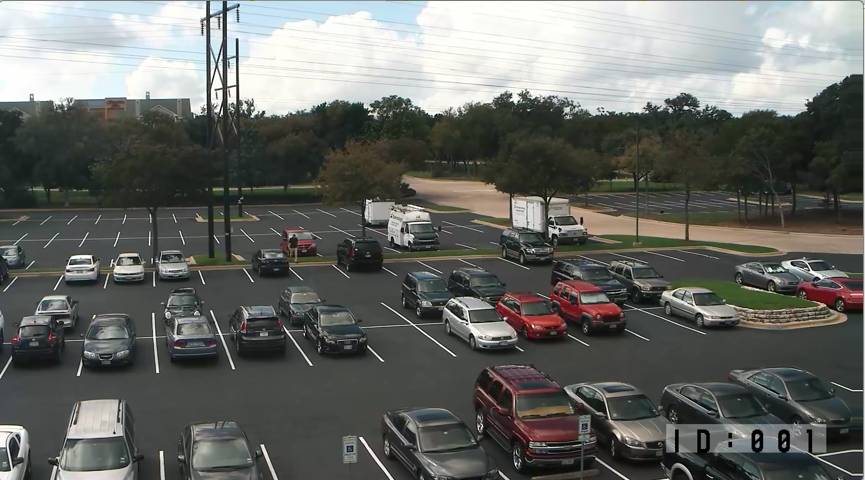
#> input picture images/parking_lot_1.png, 865 x 480 px
$ python -i main.py   (imports and definitions only)
#> lines starting #> are read from the running program, lines starting #| are printed output that depends on the picture; after the words box and inside, x2 and y2 are one past the last pixel; in counts of white or black regions, pixels touching at a corner belong together
#> further down, picture is the input picture: shape (480, 865, 3); mean B, G, R 102, 106, 104.1
import cv2 as cv
import cvzone
import pickle
import numpy as np

# [2 lines not run here, left out]

path = './videos/parking_lot_1.mp4'
# [1 line not run here, left out]

width, height = 40, 50


def preProcessing(img):
    imgGray = cv.cvtColor(img, cv.COLOR_BGR2GRAY)
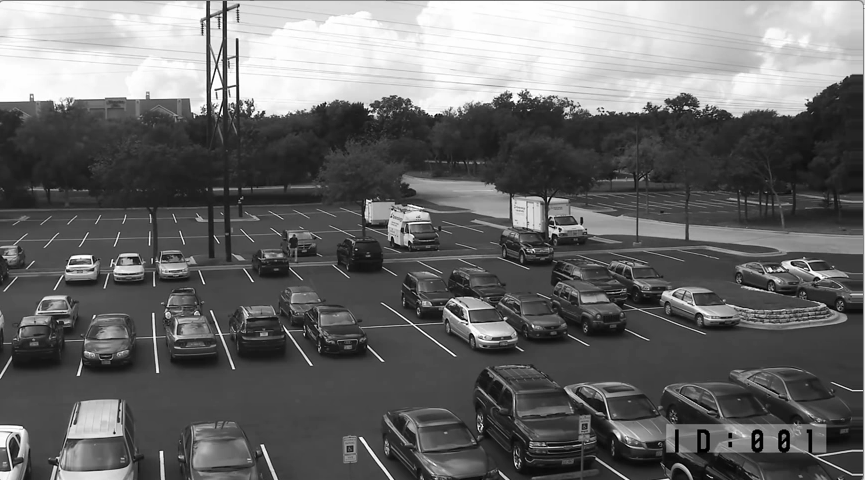
#> imgGray: shape (480, 865); min 0, max 255, mean 105
    imgBlur = cv.GaussianBlur(imgGray, (5,5), 1)
    imgTreshHold = cv.adaptiveThreshold(imgBlur, 255, cv.ADAPTIVE_THRESH_GAUSSIAN_C, cv.THRESH_BINARY_INV, 25, 16)
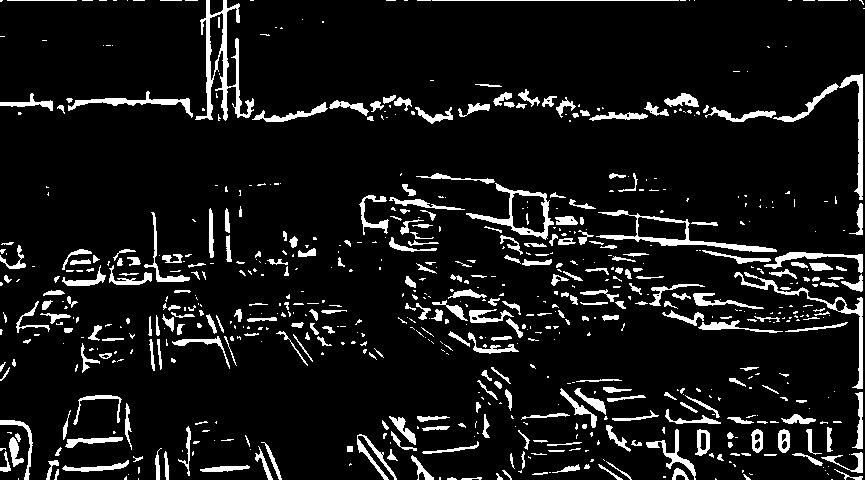
#> imgTreshHold: shape (480, 865); 8.9% white; 702 white regions (399 under 20 px), largest, box (x1, y1, x2, y2) and area: (195, 0, 254, 121) 1833, (596, 210, 777, 252) 1173, (773, 74, 863, 200) 1115
    imgMedian = cv.medianBlur(imgTreshHold, 3)
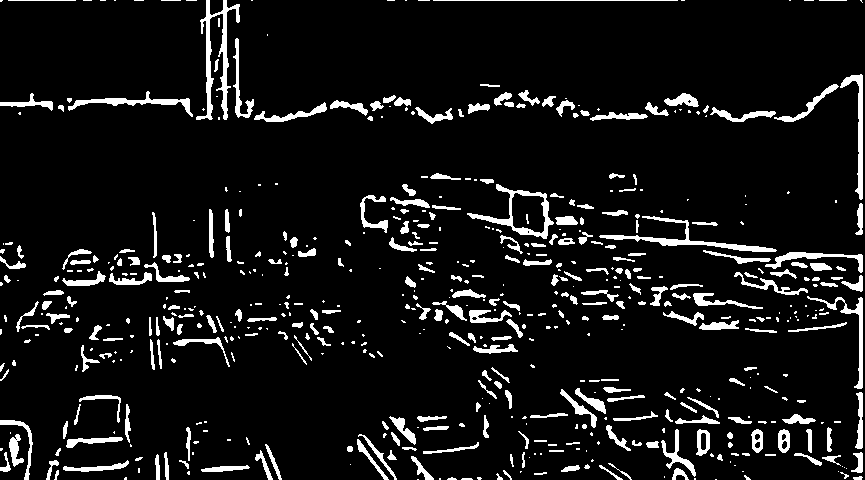
#> imgMedian: shape (480, 865); 8.3% white; 587 white regions (290 under 20 px), largest, box (x1, y1, x2, y2) and area: (196, 0, 240, 120) 1370, (599, 216, 777, 252) 1011, (467, 184, 554, 239) 909
    kernel = np.ones((3,3), np.int8)
    imgDilate = cv.dilate(imgMedian, kernel, iterations=1 )
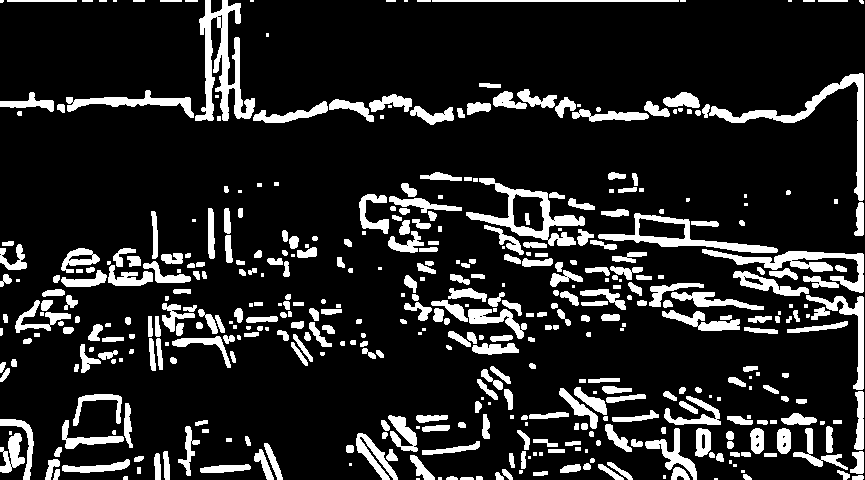
#> imgDilate: shape (480, 865); 15% white; 450 white regions (88 under 20 px), largest, box (x1, y1, x2, y2) and area: (195, 0, 255, 121) 2928, (709, 73, 864, 201) 2199, (466, 178, 585, 246) 2050
    return imgDilate


def checkParkinSpaces(imgProcess):
    for pos in posList:
        x = pos[0]
        y = pos[1]

        imgCropped = imgProcess[y-(height//2):y+(height//2), x-(width//2):x+(width//2)]
        imgResize = cv.resize(imgCropped, (imgCropped.shape[0]*2,imgCropped.shape[1]*2))

        count = cv.countNonZero(imgCropped)
        cvzone.putTextRect(img, str(count), (x-(width//2), y+(height//2)-10), scale=1, thickness=1, offset=0)

        if count>300 :
            color = (0,0,255)
            cv.rectangle(img, (x-(width//2),y-(height//2)), (x+(width//2),y+(height//2)), color, 2)
            print('une personne est lah')
        else:
            color = (0,255,0)
            cv.rectangle(img, (x-(width//2),y-(height//2)), (x+(width//2),y+(height//2)), color, 2)
            print('personne est lah')


        cv.imshow(str(x*y), imgResize)


# [20 lines not run here, left out]

>>> import cv2
>>> picture = cv2.imread('images/parking_lot_1.png')
>>> result = preProcessing(picture)
